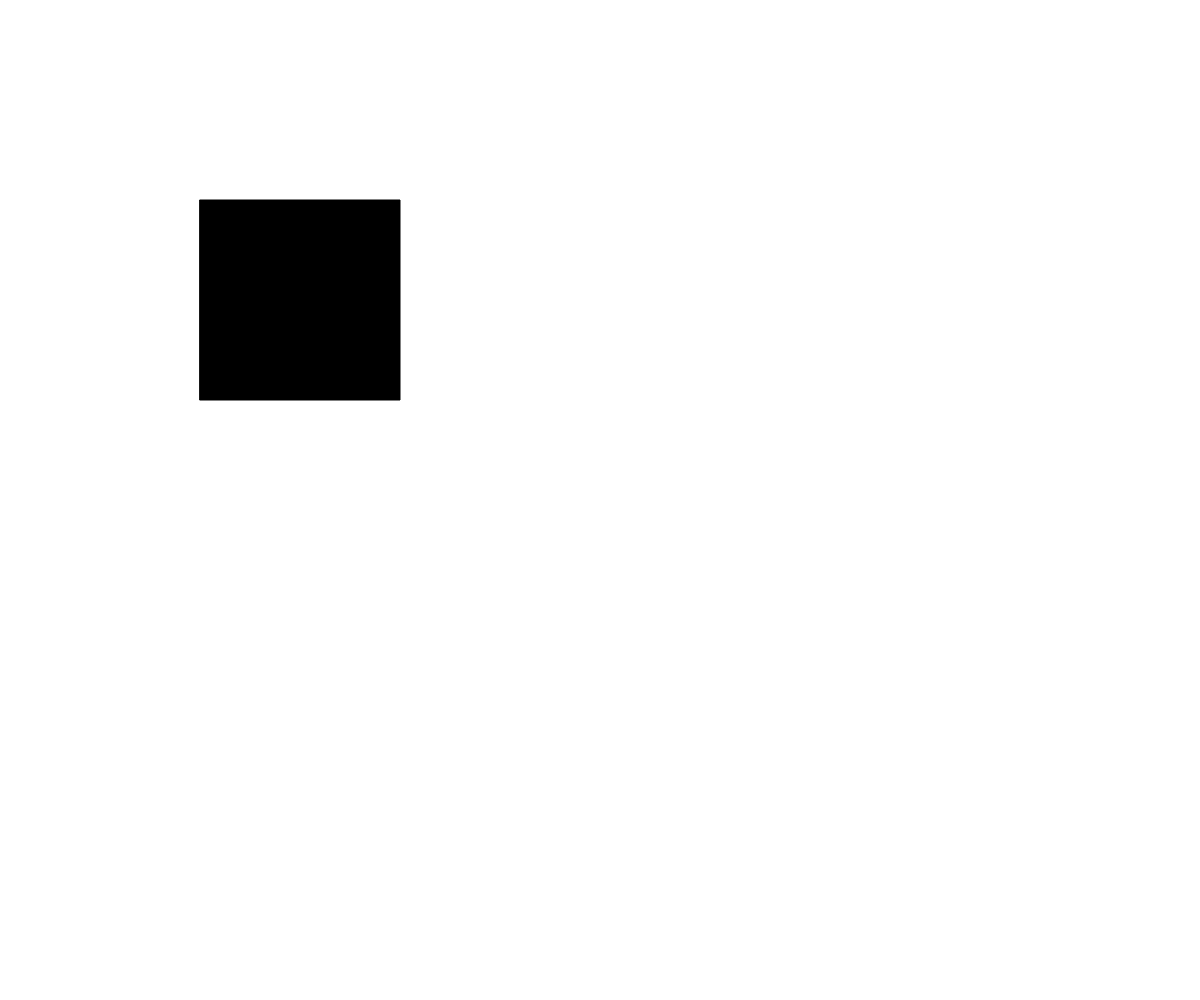
Frame 1 (no input)
Frame 60 (no input): identical to frame 1, image omitted
Frame 120 (the mouse pressed at the canvas centre since frame 60): identical to frame 1, image omitted

The p5.js sketch that drew this single still picture (run headless with seeded random() and noise() and a simulated clock; from frame 60 on, the mouse is pressed at the canvas centre):

// p5.js sketch
// ── sketch.js



function setup() {
  createCanvas(windowWidth, windowHeight);
  background(255);
  fill(0);
}

function draw() {
  background(255);
  rect(200,200,200,200);
  
}

function mouseClicked(){
fill(
random(100,200),
0,
0
);
rect(mouseX,mouseY,80,80);

}

function mouseMoved(){
stroke(0);
line(0,0,mouseX,mouseY);

}
